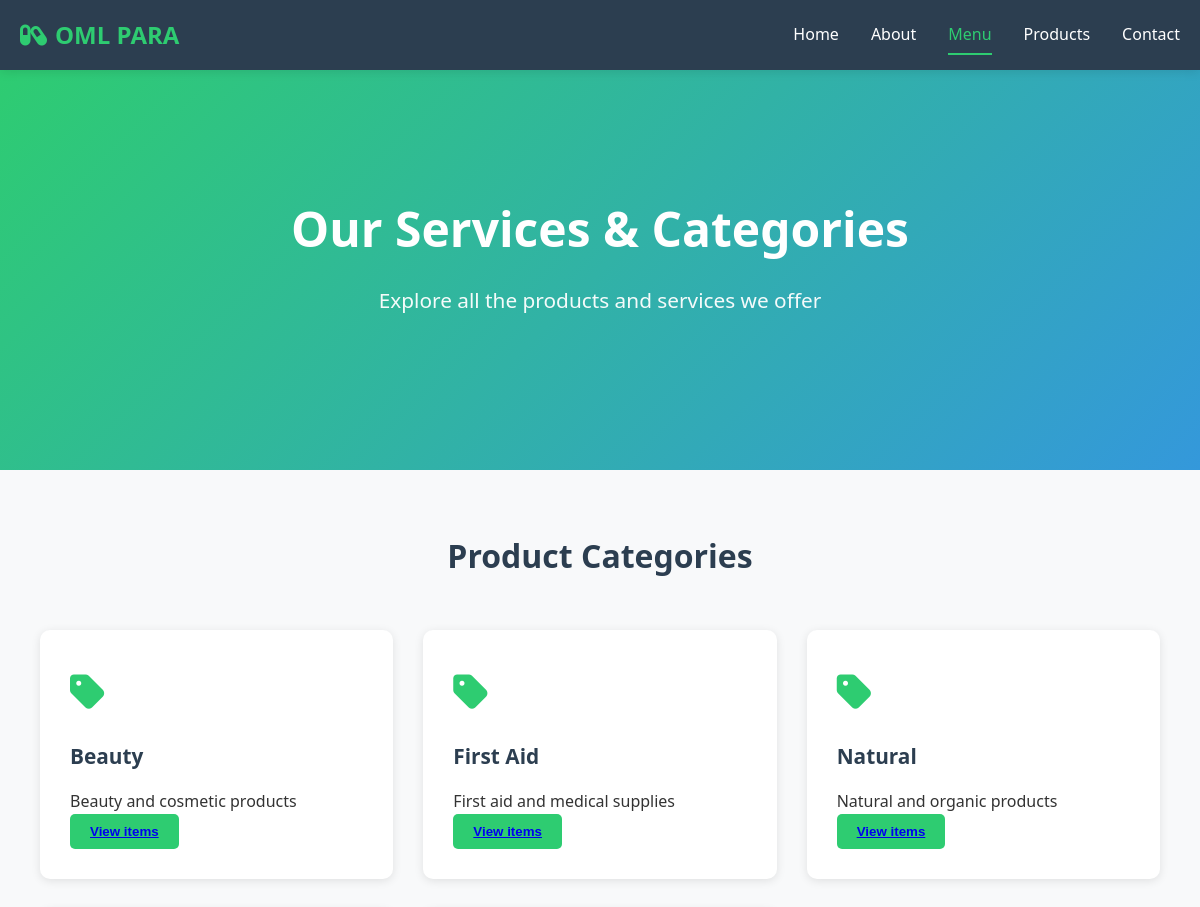
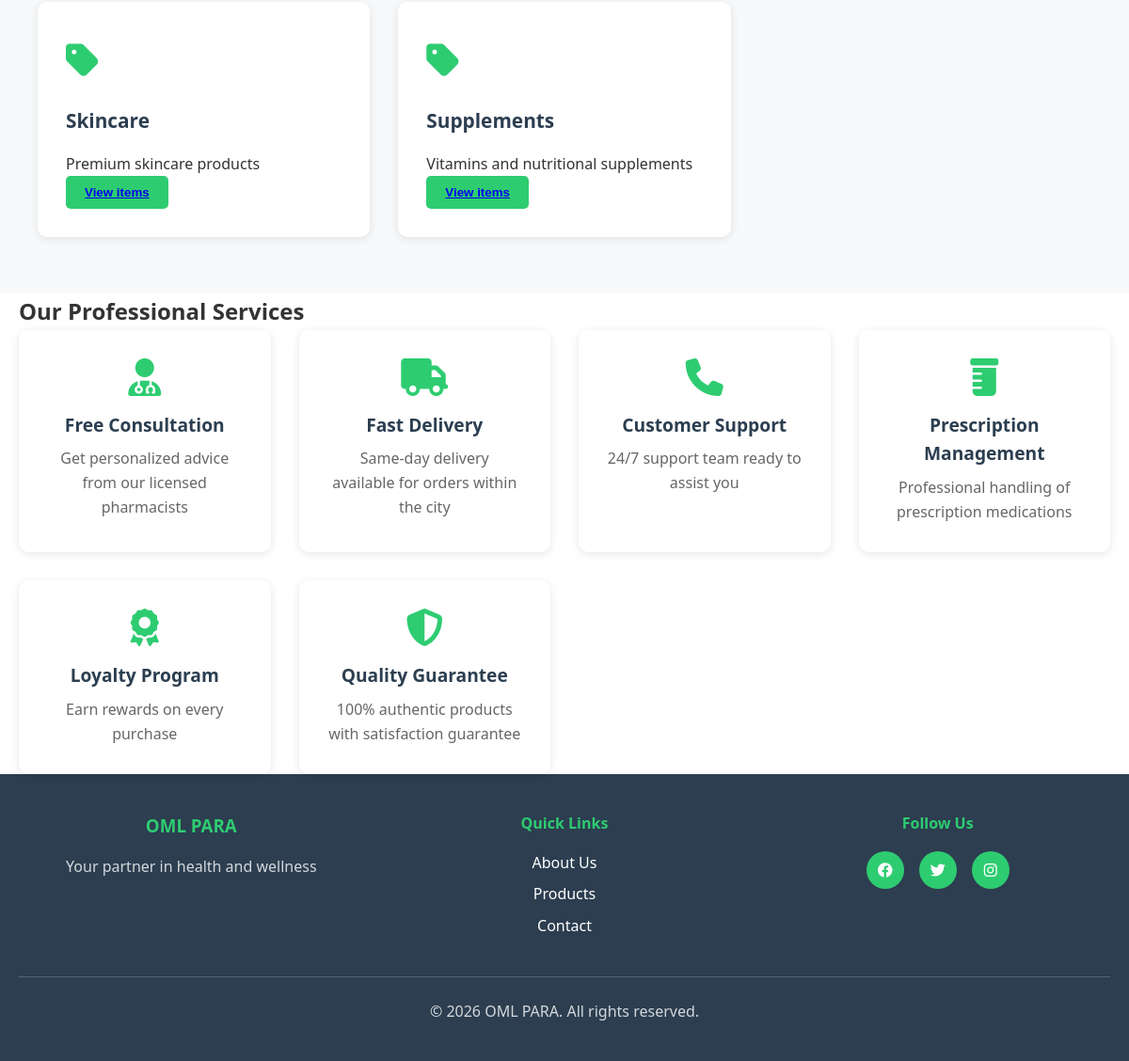
Page /menu.php on the committed database (2 pictures, top to bottom).
### tables this page shows
CREATE TABLE IF NOT EXISTS categories (
    id INT PRIMARY KEY AUTO_INCREMENT,
    name VARCHAR(100) NOT NULL UNIQUE,
    description TEXT,
    slug VARCHAR(100) UNIQUE,
    created_at TIMESTAMP DEFAULT CURRENT_TIMESTAMP,
    updated_at TIMESTAMP DEFAULT CURRENT_TIMESTAMP ON UPDATE CURRENT_TIMESTAMP
);

### config.php (called while the page is built, shortened)
<?php
function sanitize($input) {
    return htmlspecialchars($input, ENT_QUOTES, 'UTF-8');
}
?>

### menu.php (the view, shortened to what this page needs)
<?php
require_once 'config.php';
$categories = $pdo->query('SELECT * FROM categories ORDER BY name')->fetchAll();
?>
<!DOCTYPE html>
<html lang="en">
<head>
    <link rel="stylesheet" href="styles.css">
    <link rel="stylesheet" href="https://cdnjs.cloudflare.com/ajax/libs/font-awesome/6.4.0/css/all.min.css">
</head>
<body>
    <nav class="navbar">
        <div class="nav-container">
            <div class="nav-logo">
                <i class="fas fa-capsules"></i>
                <span>OML PARA</span>
            </div>
            <ul class="nav-menu">
                <li class="nav-item"><a href="index.php" class="nav-link">Home</a></li>
                <li class="nav-item"><a href="about.php" class="nav-link">About</a></li>
                <li class="nav-item"><a href="menu.php" class="nav-link active">Menu</a></li>
                <li class="nav-item"><a href="products.php" class="nav-link">Products</a></li>
                <li class="nav-item"><a href="contact.php" class="nav-link">Contact</a></li>
            </ul>
        </div>
    </nav>
    <section class="hero">
        <div class="hero-content">
            <h1>Our Services & Categories</h1>
            <p>Explore all the products and services we offer</p>
        </div>
    </section>
    <section class="menu-section">
        <div class="container">
            <h2>Product Categories</h2>
            <div class="menu-grid">
                <?php if (count($categories) === 0): ?>
                    <p>No categories have been added yet.</p>
                <?php else: ?>
                    <?php foreach ($categories as $cat): ?>
                        <div class="menu-card">
                            <div class="menu-icon">
                                <i class="fas fa-tag"></i>
                            </div>
                            <h3><?php echo sanitize($cat['name']); ?></h3>
                            <p><?php echo sanitize($cat['description']); ?></p>
                            <button class="btn-explore-menu"><a href="products.php?category=<?php echo urlencode($cat['id']); ?>">View items</a></button>
                        </div>
                    <?php endforeach; ?>
                <?php endif; ?>
            </div>
        </div>
    </section>
    <section class="professional-services">
        <div class="container">
            <h2>Our Professional Services</h2>
            <div class="services-grid">
                <div class="service-item">
                    <i class="fas fa-user-md"></i>
                    <h3>Free Consultation</h3>
                    <p>Get personalized advice from our licensed pharmacists</p>
                </div>
                <div class="service-item">
                    <i class="fas fa-truck"></i>
                    <h3>Fast Delivery</h3>
                    <p>Same-day delivery available for orders within the city</p>
                </div>
                <div class="service-item">
                    <i class="fas fa-phone"></i>
                    <h3>Customer Support</h3>
                    <p>24/7 support team ready to assist you</p>
                </div>
                <div class="service-item">
                    <i class="fas fa-prescription-bottle"></i>
                    <h3>Prescription Management</h3>
                    <p>Professional handling of prescription medications</p>
                </div>
                <div class="service-item">
                    <i class="fas fa-award"></i>
                    <h3>Loyalty Program</h3>
                    <p>Earn rewards on every purchase</p>
                </div>
                <div class="service-item">
                    <i class="fas fa-shield-alt"></i>
                    <h3>Quality Guarantee</h3>
                    <p>100% authentic products with satisfaction guarantee</p>
                </div>
            </div>
        </div>
    </section>
    <footer class="footer">
        <div class="footer-content">
            <div class="footer-section">
                <h3>OML PARA</h3>
                <p>Your partner in health and wellness</p>
            </div>
            <div class="footer-section">
                <h4>Quick Links</h4>
                <ul>
                    <li><a href="about.php">About Us</a></li>
                    <li><a href="products.php">Products</a></li>
                    <li><a href="contact.php">Contact</a></li>
                </ul>
            </div>
            <div class="footer-section">
                <h4>Follow Us</h4>
                <div class="social-links">
                    <a href="#"><i class="fab fa-facebook"></i></a>
                    <a href="#"><i class="fab fa-twitter"></i></a>
                    <a href="#"><i class="fab fa-instagram"></i></a>
                </div>
            </div>
        </div>
        <div class="footer-bottom">
            <p>&copy; 2026 OML PARA. All rights reserved.</p>
        </div>
    </footer>
</body>
</html>

### rows in the picture
categories: name "Beauty", description "Beauty and cosmetic products"
categories: name "First Aid", description "First aid and medical supplies"
categories: name "Natural", description "Natural and organic products"
categories: name "Skincare", description "Premium skincare products"
categories: name "Supplements", description "Vitamins and nutritional supplements"
